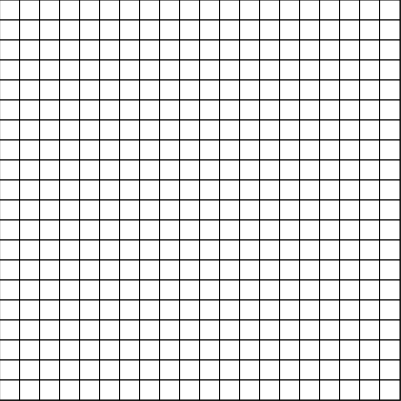
Frame 1 (no input)
Frame 60 (no input): identical to frame 1, image omitted
Frame 120 (the mouse pressed at the canvas centre since frame 60): identical to frame 1, image omitted

The p5.js sketch that drew this single still picture (run headless with seeded random() and noise() and a simulated clock; from frame 60 on, the mouse is pressed at the canvas centre):

// p5.js sketch
// ── sketch.js
function setup() {
  createCanvas(401, 401) ;

  textAlign(CENTER) ;

  rows = floor(width / w) ;
  cols = floor(height / w) ;

  mines = floor(rows * cols / 10) ;

  resetGame() ;
}

function draw() {
  background(51) ;
  if(revealedCells == freeCells && !lost) {
    revealEverything() ;
    for(let i = 0 ; i < cols ; i++) {
      for(let j = 0 ; j < rows ; j++) {
        grid[i][j].show() ;
      }
    }
    textSize(20) ;
    fill(255) ;
    text("YOU WON! Press the mouse to play again!", width * 0.5, height * 0.5) ;
    if(mouseIsPressed && !clicked) {
      clicked = true ;
      resetGame() ;
    }
    if(!mouseIsPressed) {
      clicked = false ;
    }
  }
  else if(lost) {
    revealEverything() ;
    for(let i = 0 ; i < cols ; i++) {
      for(let j = 0 ; j < rows ; j++) {
        grid[i][j].show() ;
      }
    }
    textSize(20) ;
    fill(255) ;
    text("You lost. :( Press the mouse to play again!", width * 0.5, height * 0.5) ;
    if(mouseIsPressed && !clicked) {
      clicked = true ;
      resetGame() ;
    }
    if(!mouseIsPressed) {
      clicked = false ;
    }
  }
  else {
    for(let i = 0 ; i < cols ; i++) {
      for(let j = 0 ; j < rows ; j++) {
        checkIfClicked(i, j) ;
        grid[i][j].show() ;
      }
    }
  }
}

// ── cell.js
function cell(i, j, w) {
  this.i = i ;
  this.j = j ;
  this.w = w ;
  this.x = w * j ;
  this.y = w * i ;
  this.mine = false ;
  this.revealed = false ;
  this.neighboringMines = 0 ;

  this.show = function() {
    fill(255) ;
    stroke(0) ;
    rect(this.x, this.y, this.w, this.w) ;
    if(this.revealed) {
      fill(127) ;
      rect(this.x, this.y, this.w, this.w) ;
      if(this.mine) {
        fill(255) ;
        ellipse(this.x + this.w * 0.5, this.y + this.w * 0.5, this.w * 0.65, this.w * 0.65) ;
      }
      else {
        if(this.neighboringMines) {
        textAlign(CENTER) ;
        textSize(12) ;
        fill(0) ;
        text(this.neighboringMines, this.x + this.w * 0.5, this.y + 5 + this.w * 0.5) ;
        }
      }
    }
  }

  this.isOver = function(x, y) {
    return (x > this.x && x < this.x + this.w && y > this.y && y < this.y + this.w) ;
  }

  this.reveal = function() {
    this.revealed = true ;
    revealedCells++ ;
    if(this.neighboringMines == 0) {
      for(let i = -1 ; i <= 1 ; i++) {
        for(let j = -1 ; j <= 1 ; j++) {
          if(!i && !j) {
            continue ;
          }
          let indexA = this.i + i ;
          let indexB = this.j + j ;
          if(indexA >= 0 && indexA < rows && indexB >= 0 && indexB < cols) {
            if(!grid[indexA][indexB].mine && !grid[indexA][indexB].revealed) {
              grid[indexA][indexB].reveal() ;
            }
          }
        }
    }
  }
}

  this.countNeighboringMines = function() {
    if(this.mine) {
      this.neighboringMines = -1 ;
      return ;
    }
    let neighbors = 0 ;
    for(let i = -1 ; i <= 1 ; i++) {
      for(let j = -1 ; j <= 1 ; j++) {
        if(!i && !j) {
          continue ;
        }
        let indexA = this.i + i ;
        let indexB = this.j + j ;
        if(indexA >= 0 && indexA < rows && indexB >= 0 && indexB < cols) {
          if(grid[indexA][indexB].mine) {
            neighbors++ ;
          }
        }
      }
    }
    return neighbors ;
  }
}

// ── funcs.js
function putMines() {
  let options = new Array() ;
  for(let i = 0 ; i < cols ; i++) {
    for(let j = 0 ; j < rows ; j++) {
      options.push([i, j]) ;
    }
  }
  for(let i = 0 ; i < mines ; i++) {
    let index = floor(random(options.length));
    let gridI = options[index][0] ;
    let gridJ = options[index][1] ;
    grid[gridI][gridJ].mine = true ;
    options[index].splice(index, 1) ;
  }
}

function resetGame() {
  revealedCells = 0 ;
  grid = new Array(cols) ;
  for(let i = 0 ; i < cols ; i++) {
    grid[i] = new Array(rows) ;
    for(let j = 0 ; j < rows ; j++) {
      grid[i][j] = new cell(i, j, w) ;
    }
  }
  freeCells = rows * cols - mines ;
  revealedCells = 0 ;
  putMines() ;
  setNeighbors() ;
  lost = false ;
}

function revealEverything() {
  for(let i = 0 ; i < cols ; i++) {
    for(let j = 0 ; j < rows ; j++) {
      grid[i][j].revealed = true ;
    }
  }
}

function setNeighbors() {
  for(let i = 0 ; i < cols ; i++) {
    for(let j = 0 ; j < rows ; j++) {
      grid[i][j].neighboringMines = grid[i][j].countNeighboringMines() ;
    }
  }
}

function checkIfClicked(i, j) {
  if(mouseIsPressed && !clicked && grid[i][j].isOver(mouseX, mouseY)) {
    grid[i][j].reveal() ;
    if(grid[i][j].mine) {
      lost = true ;
    }
    clicked = true ;
  }
  if(!mouseIsPressed) {
    clicked = false ;
  }
}

// ── vars.js
let cols ;
let rows ;
let w = 20 ;
let grid ;
let mines ;
let clicked = false ;
let freeCells ;
let revealedCells ;
let lost = false ;
